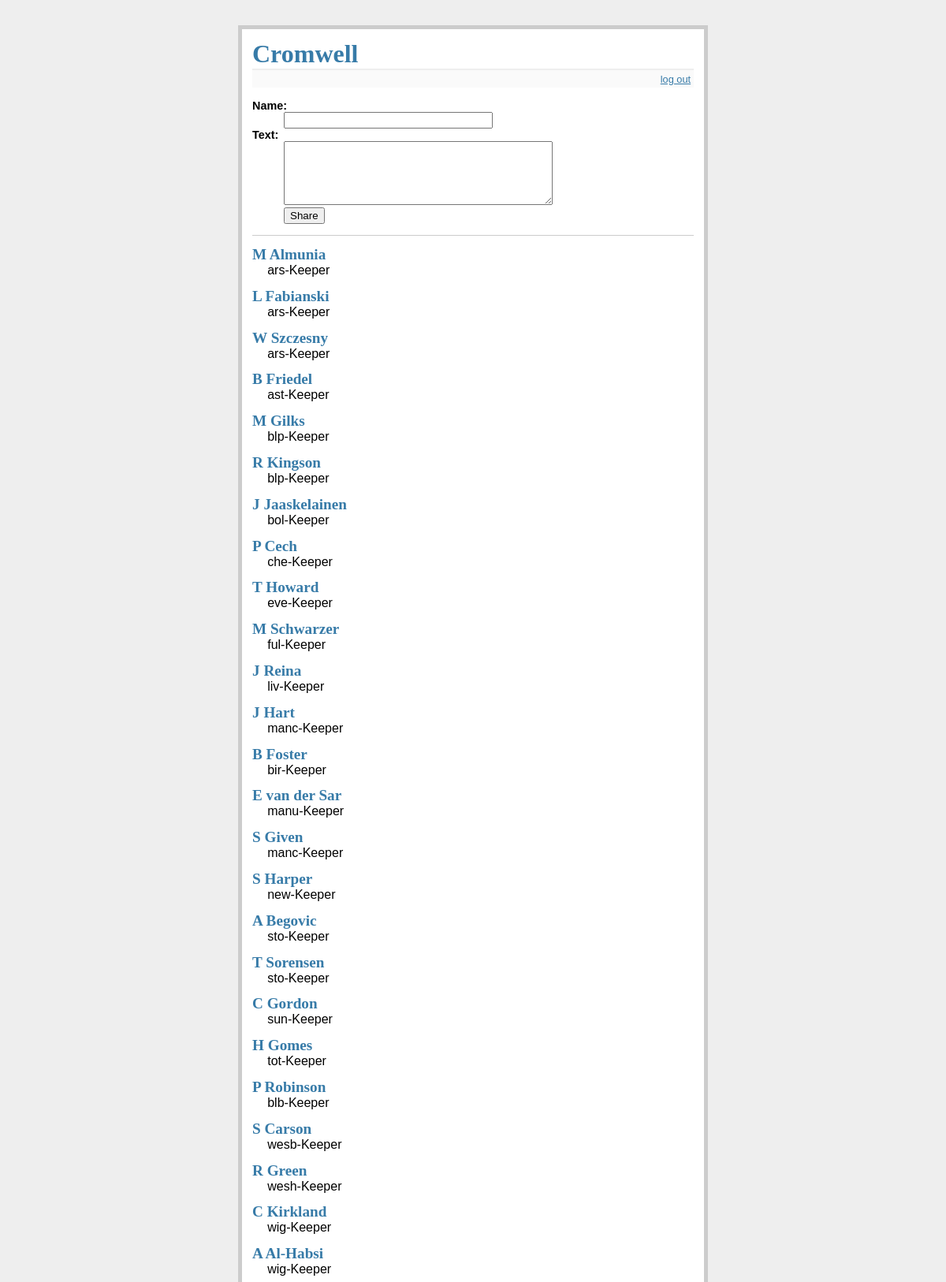
The page / (signed in, upper part) on the database its author committed.
### tables this page shows
CREATE TABLE players (
  id integer primary key,
  name string not null,
  pos string not null,
  club string not null,
  pts float not null
);

### cromwell.py (the view)
@app.route('/')
def show_players():
    cur = g.db.execute('select name, club, pos, pts, id from players \
            order by id asc')
    players = [dict(name=row[0], club=row[1], pos=row[2]) \
            for row in cur.fetchall()]
    return render_template('show_players.html', players=players)

### cromwell.py (called while the page is built)
def connect_db():
    return sqlite3.connect(app.config['DATABASE'])

@app.before_request
def before_request():
    g.db = connect_db()

@app.after_request
def after_request(response):
    g.db.close()
    return response

### templates/show_players.html
{% extends "layout.html" %}
{% block body %}
  {% if session.logged_in %}
    <form action="{{ url_for('add_player') }}" method=post class=add-player>
      <dl>
        <dt>Name:
        <dd><input type=text size=30 name=name>
        <dt>Text:
        <dd><textarea name=pos rows=5 cols=40></textarea>
        <dd><input type=submit value=Share>
      </dl>
    </form>
  {% endif %}
  <ul class=players>
  {% for player in players %}
  <li><h2>{{ player.name }}</h2>{{ player.club|safe }}-{{ player.pos|safe }}</li>
  {% else %}
    <li><em>Unbelievable.  No players here so far</em>
  {% endfor %}
  </ul>
{% endblock %}

### static/style.css (style rules this page uses)
a, h1, h2 { color: #377BA8; }
h1, h2 { font-family: 'Georgia', serif; margin: 0; }
h2 { font-size: 1.2em; }
.players { list-style: none; margin: 0; padding: 0; }
.players li { margin: 0.8em 1.2em; }
.players li h2 { margin-left: -1em; }
.add-player { font-size: 0.9em; border-bottom: 1px solid #ccc; }
.add-player dl { font-weight: bold; }

### rows shown on the page
players: name "M Almunia", club "ars", pos "Keeper"
players: name "L Fabianski", club "ars", pos "Keeper"
players: name "W Szczesny", club "ars", pos "Keeper"
players: name "B Friedel", club "ast", pos "Keeper"
players: name "M Gilks", club "blp", pos "Keeper"
players: name "R Kingson", club "blp", pos "Keeper"
players: name "J Jaaskelainen", club "bol", pos "Keeper"
players: name "P Cech", club "che", pos "Keeper"
players: name "T Howard", club "eve", pos "Keeper"
players: name "M Schwarzer", club "ful", pos "Keeper"
players: name "J Reina", club "liv", pos "Keeper"
players: name "J Hart", club "manc", pos "Keeper"
players: name "B Foster", club "bir", pos "Keeper"
players: name "E van der Sar", club "manu", pos "Keeper"
players: name "S Given", club "manc", pos "Keeper"
players: name "S Harper", club "new", pos "Keeper"
players: name "A Begovic", club "sto", pos "Keeper"
players: name "T Sorensen", club "sto", pos "Keeper"
players: name "C Gordon", club "sun", pos "Keeper"
players: name "H Gomes", club "tot", pos "Keeper"
players: name "P Robinson", club "blb", pos "Keeper"
players: name "S Carson", club "wesb", pos "Keeper"
players: name "R Green", club "wesh", pos "Keeper"
players: name "C Kirkland", club "wig", pos "Keeper"
players: name "A Al-Habsi", club "wig", pos "Keeper"
